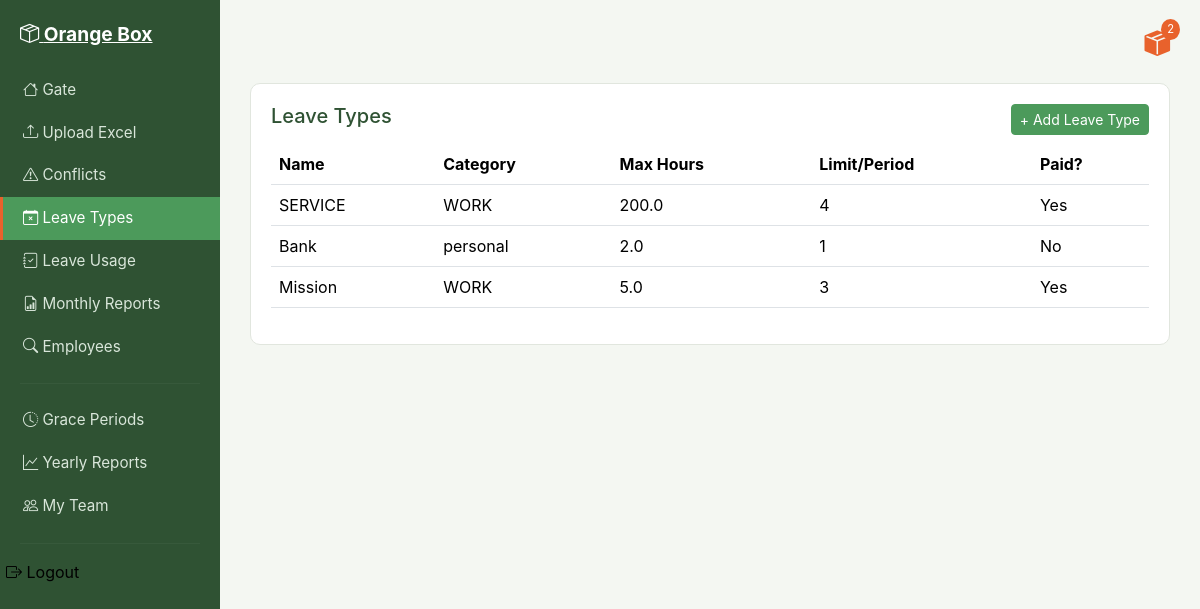
The app's page /leaves/ (signed in) with its own data.
### attendance/models.py (models this page shows, shortened)
class Leaves(models.Model):
    name = models.CharField(max_length=100)
    description = models.TextField(blank=True)
    category = models.CharField(max_length=100)
    max_hours_allowed = models.FloatField()
    limit_per_period = models.IntegerField()
    period_type = models.CharField(max_length=10, choices=[('month', 'Per Month'), ('year', 'Per Year')], default='year')
    is_paid = models.BooleanField(default=False)

### attendance/views.py (the view)
# urls.py: path('leaves/', views.leave_list, name='leave_list'),
@login_required
def leave_list(request):
    leaves = Leaves.objects.all()
    return render(request, 'attendance/leave_list.html', {'leaves': leaves})

### attendance/context_processors.py (called while the page is built)
def notifications_context(request):
    if request.user.is_authenticated:
        unread = Notification.objects.filter(recipient=request.user, status='unread').order_by('-date')
        return {
            'unread_notifications': unread,
            'unread_count': unread.count()
        }
    return {'unread_notifications': [], 'unread_count': 0}

### attendance/templates/attendance/leave_list.html
{% extends 'attendance/base.html' %}
{% block content %}
<div class="ob-card">
    <h5>Leave Types <a href="{% url 'add_leave' %}" class="btn btn-sm btn-ob-save float-end">+ Add Leave Type</a></h5>
    {% if leaves %}
    <table class="table table-ob mt-3">
        <thead><tr><th>Name</th><th>Category</th><th>Max Hours</th><th>Limit/Period</th><th>Paid?</th></tr></thead>
        <tbody>
        {% for leave in leaves %}
        <tr><td>{{ leave.name }}</td><td>{{ leave.category }}</td><td>{{ leave.max_hours_allowed }}</td><td>{{ leave.limit_per_period }}</td><td>{{ leave.is_paid|yesno:"Yes,No" }}</td></tr>
        {% endfor %}
        </tbody>
    </table>
    {% else %}
    <div class="ob-empty-state"><i class="bi bi-check-circle" style="font-size:2rem;"></i><p>No leave types yet.</p></div>
    {% endif %}
</div>
{% endblock %}

### attendance/templates/attendance/base.html (shortened to what this page needs)
<!DOCTYPE html>
<html lang="en">
<head>
    <link href="https://cdn.jsdelivr.net/npm/bootstrap@5.3.3/dist/css/bootstrap.min.css" rel="stylesheet">
    <link href="https://cdn.jsdelivr.net/npm/bootstrap-icons@1.11.3/font/bootstrap-icons.css" rel="stylesheet">
    {% load static %}
    <link href="{% static 'css/style.css' %}" rel="stylesheet">
</head>
<body>
{% if user.is_authenticated %}
<div class="ob-sidebar">
    <a href="{% url 'dashboard' %}" class="ob-logo"><i class="bi bi-box-seam"></i> Orange Box</a>
    <a href="{% url 'dashboard' %}" class="ob-link {% if request.resolver_match.url_name == 'dashboard' %}active{% endif %}"><i class="bi bi-house"></i> Gate</a>
    <a href="{% url 'upload_excel' %}" class="ob-link {% if request.resolver_match.url_name == 'upload_excel' %}active{% endif %}"><i class="bi bi-upload"></i> Upload Excel</a>
    <a href="{% url 'conflict_list' %}" class="ob-link {% if request.resolver_match.url_name == 'conflict_list' %}active{% endif %}"><i class="bi bi-exclamation-triangle"></i> Conflicts</a>
    <a href="{% url 'leave_list' %}" class="ob-link {% if request.resolver_match.url_name == 'leave_list' %}active{% endif %}"><i class="bi bi-calendar-x"></i> Leave Types</a>
    <a href="{% url 'log_leave_usage' %}" class="ob-link {% if request.resolver_match.url_name == 'log_leave_usage' %}active{% endif %}"><i class="bi bi-journal-check"></i> Leave Usage</a>
    <a href="{% url 'generate_monthly_report' %}" class="ob-link "><i class="bi bi-file-earmark-bar-graph"></i> Monthly Reports</a>
    <a href="{% url 'employee_search' %}" class="ob-link {% if request.resolver_match.url_name == 'employee_search' or request.resolver_match.url_name == 'employee_detail' %}active{% endif %}"><i class="bi bi-search"></i> Employees</a>
    {% if user.attendancelead %}
    <hr>
    <a href="{% url 'grace_period_list' %}" class="ob-link {% if request.resolver_match.url_name == 'grace_period_list' %}active{% endif %}"><i class="bi bi-clock-history"></i> Grace Periods</a>
    <a href="{% url 'generate_yearly_report' %}" class="ob-link "><i class="bi bi-graph-up"></i> Yearly Reports</a>
    <a href="{% url 'team_list' %}" class="ob-link {% if request.resolver_match.url_name == 'team_list' %}active{% endif %}"><i class="bi bi-people"></i> My Team</a>
    {% endif %}
    <hr>
    <form method="post" action="{% url 'logout' %}" style="margin:0;">
        <button type="submit" class="ob-link" style="background:none; border:none; width:100%; text-align:left;">
            <i class="bi bi-box-arrow-right"></i> Logout
        </button>
</form>
</div>
{% endif %}
<div class="{% if user.is_authenticated %}ob-main{% else %}container{% endif %}">
    {% if user.is_authenticated %}
    <div class="ob-topbar">
        <div class="ob-notif-box" onclick="toggleNotifPanel()">
            <i class="bi bi-box-seam-fill"></i>
            {% if unread_count > 0 %}
            <span class="ob-notif-badge">{{ unread_count }}</span>
            {% endif %}
        </div>
    </div>
    {% endif %}
    {% block content %}{% endblock %}
</div>
</body>
</html>

### static/css/style.css (style rules this page uses)
:root { --ob-bg: #f4f7f2; --ob-sidebar: #2f5233; --ob-sidebar-active: #4C9A5B; --ob-accent: #E8622C; --ob-accent-hover: #c94f20; --ob-green: #4C9A5B; --ob-yellow: #E8B93C; --ob-red: #D9534F; --ob-text: #2c2c2c; --ob-muted: #7a7a7a; --ob-card: #ffffff; --ob-border: #e1e6de; }
body { background-color: var(--ob-bg); color: var(--ob-text); font-family: -apple-system, "Segoe UI", Roboto, Arial, sans-serif; }
.ob-sidebar { background-color: var(--ob-sidebar); width: 220px; min-height: 100vh; position: fixed; top: 0; left: 0; padding-top: 20px; }
.ob-sidebar .ob-logo { color: #fff; font-weight: 700; font-size: 1.2rem; padding: 0 20px 20px 20px; display: block; }
.ob-sidebar a.ob-link { color: #d9e6da; display: block; padding: 10px 20px; text-decoration: none; border-left: 3px solid transparent; font-size: 0.95rem; }
.ob-sidebar a.ob-link.active { background-color: var(--ob-sidebar-active); color: #fff; border-left: 3px solid var(--ob-accent); }
.ob-sidebar hr { border-color: rgba(255,255,255,0.15); margin: 15px 20px; }
.ob-main { margin-left: 220px; padding: 25px 30px; }
.ob-topbar { display: flex; justify-content: flex-end; align-items: center; margin-bottom: 20px; }
.ob-notif-box { position: relative; cursor: pointer; font-size: 1.6rem; color: var(--ob-accent); }
.ob-notif-badge { position: absolute; top: -6px; right: -10px; background-color: var(--ob-accent); color: #fff; border-radius: 50%; font-size: 0.7rem; padding: 2px 6px; }
.ob-card { background-color: var(--ob-card); border: 1px solid var(--ob-border); border-radius: 10px; padding: 20px; margin-bottom: 20px; }
.ob-card h5 { margin-bottom: 15px; color: var(--ob-sidebar); }
.btn-ob-save { background-color: var(--ob-green); border-color: var(--ob-green); color: #fff; }
.table-ob thead { background-color: var(--ob-sidebar); color: #fff; }
.table-ob tbody tr:nth-child(odd) { background-color: #f9fbf8; }

### records on screen
Leaves: name "SERVICE", category "WORK", max_hours_allowed "200.0", limit_per_period "4", is_paid "Yes"
Leaves: name "Bank", category "personal", max_hours_allowed "2.0", limit_per_period "1", is_paid "No"
Leaves: name "Mission", category "WORK", max_hours_allowed "5.0", limit_per_period "3", is_paid "Yes"

### other values on screen
{{ unread_count }} "2"
